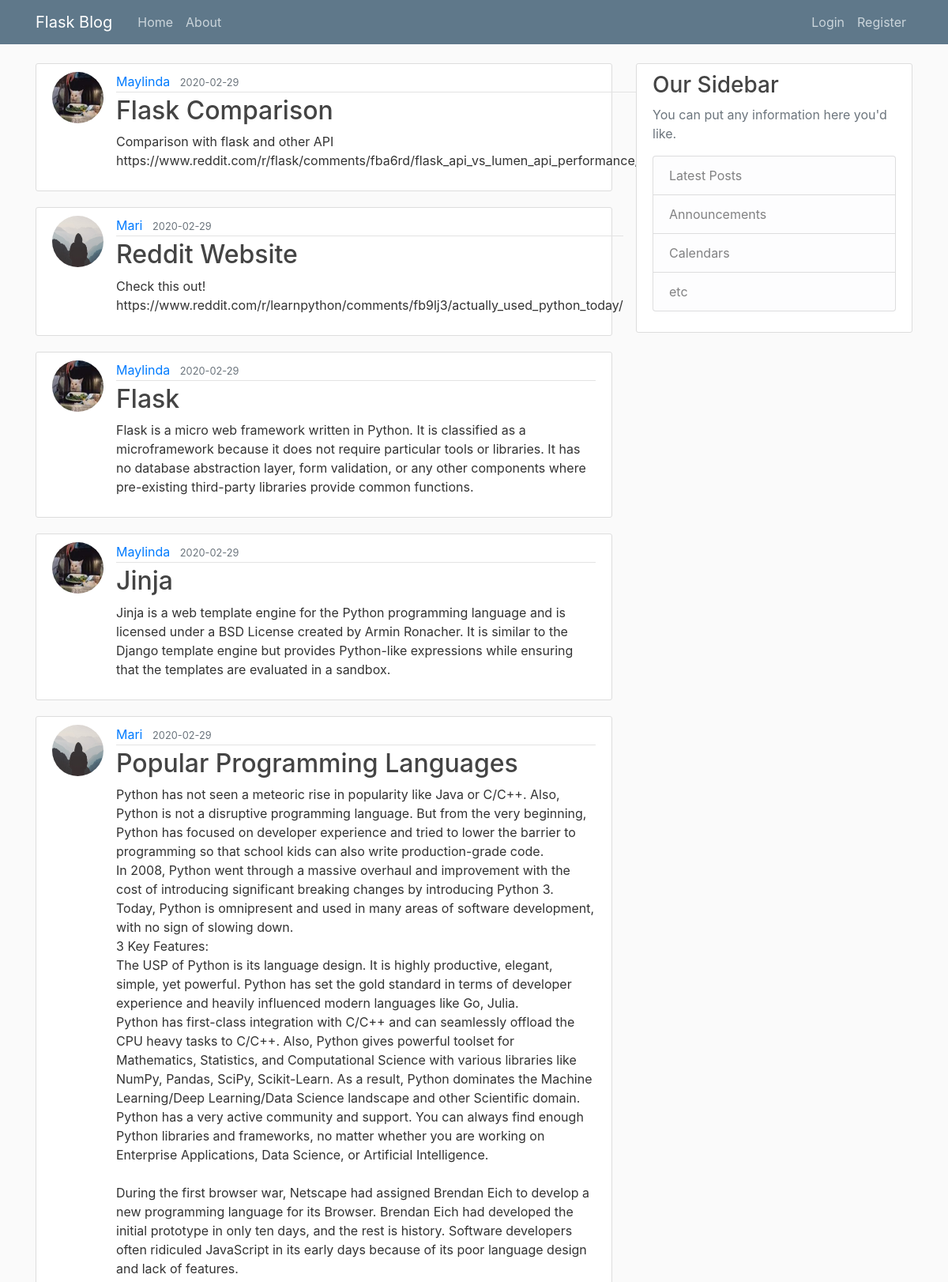
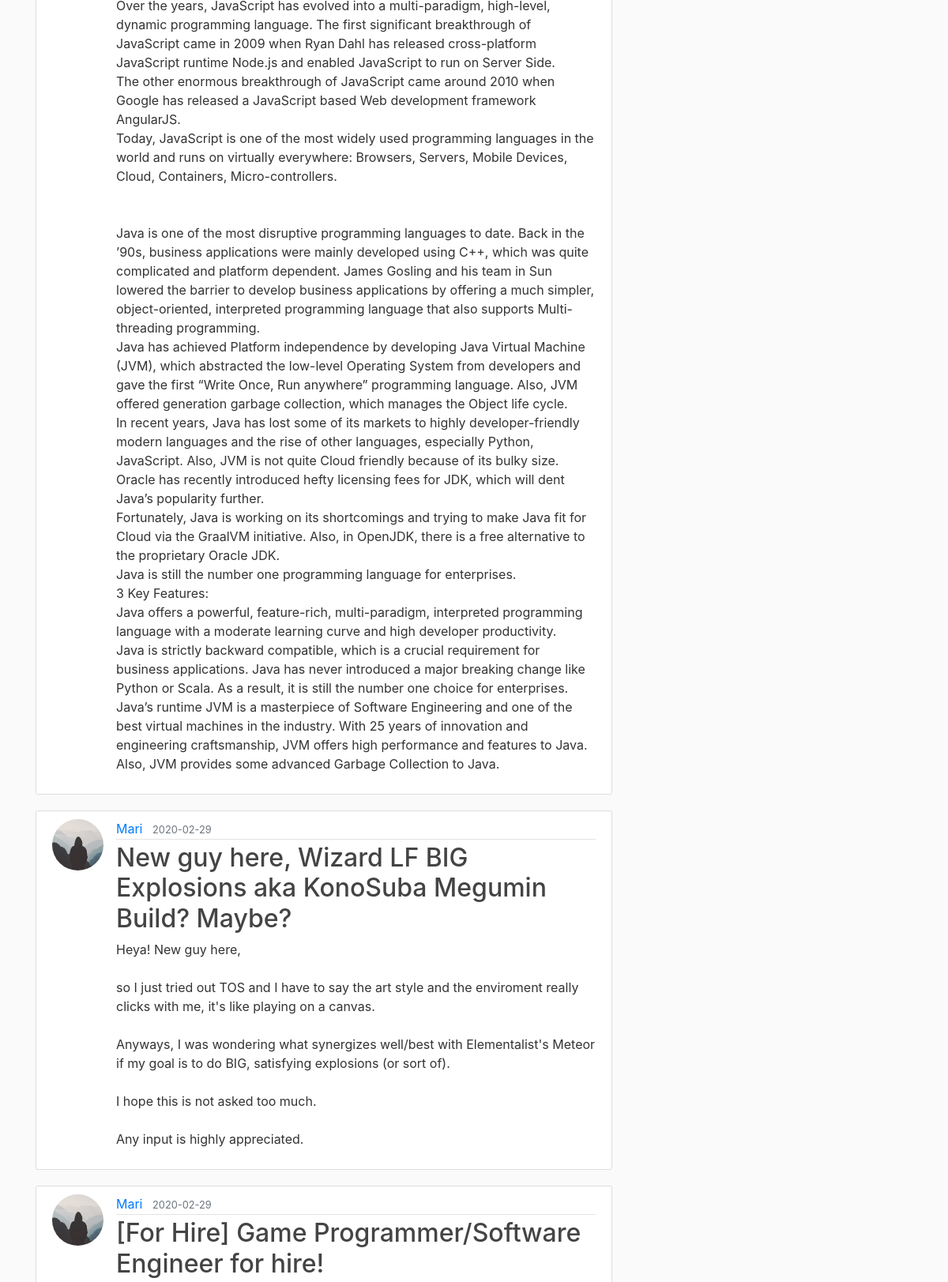
The page /home (upper part) on the database its author committed (2 pictures, top to bottom).
### flask_sample/models.py (models this page shows, shortened)
class Post(db.Model):
	id = db.Column(db.Integer, primary_key=True)
	title = db.Column(db.String(60), nullable=False)
	date_posted = db.Column(db.DateTime, nullable=False, default=datetime.datetime.utcnow)
	content = db.Column(db.Text, nullable=False)
	user_id = db.Column(db.Integer, db.ForeignKey('user.id'), nullable=False)

class User(db.Model, UserMixin):
	id = db.Column(db.Integer, primary_key='True')
	username = db.Column(db.String(20), unique=True, nullable=False)
	email = db.Column(db.String(120), unique=True, nullable=False)
	image_file = db.Column(db.String(20), nullable=False, default='default.jpg')
	password= db.Column(db.String(60), nullable=False)
	post = db.relationship('Post', backref='author', lazy=True) # for user_id in post (relationship)

### flask_sample/routes.py (the view)
@app.route('/')
@app.route('/home')
def home_page():
	posts = Post.query.all()
	return render_template('home.html', title = 'Homepage', posts = posts )

### flask_sample/templates/home.html
{% extends 'layout.html' %}
{% block webpage_content %}
	{% for post in posts %}
		<article class="media content-section">
			<img class="rounded-circle article-img"src="{{ url_for('static', filename='profile/' + post.author.image_file) }}">
		  <div class="media-body">
		    <div class="article-metadata">
		      <a class="mr-2" href="#">{{ post.author.username }}</a>
		      <small class="text-muted">{{ post.date_posted.strftime('%Y-%m-%d') }}</small>
		    </div>
		    <h2><a class="article-title" href="{{ url_for('post', post_id=post.id) }}">{{ post.title }}</a></h2>
		    <p class="article-content">{{ post.content }}</p>
		  </div>
		</article>
	{% endfor %}
{% endblock webpage_content %}

### flask_sample/static/main.css (style rules this page uses)
body { background: #fafafa; color: #333333; margin-top: 5rem; }
h1, h2, h3, h4, h5, h6 { color: #444444; }
.content-section { background: #ffffff; padding: 10px 20px; border: 1px solid #dddddd; border-radius: 3px; margin-bottom: 20px; }
.article-title { color: #444444; }
.article-content { white-space: pre-line; }
.article-img { height: 65px; width: 65px; margin-right: 16px; }
.article-metadata { padding-bottom: 1px; margin-bottom: 4px; border-bottom: 1px solid #e3e3e3 }

### rows shown on the page
Post: image_file (picture), author.username "Maylinda", date_posted "2020-02-29", title "Flask Comparison", content "Comparison with flask and other API https://www.reddit.com/r/flask/comments/fba6rd/flask_api_vs_lumen_api_performance/"
Post: image_file (placeholder picture), author.username "Mari", date_posted "2020-02-29", title "Reddit Website", content "Check this out! https://www.reddit.com/r/learnpython/comments/fb9lj3/actually_used_python_today/"
Post: image_file (picture), author.username "Maylinda", date_posted "2020-02-29", title "Flask", content "Flask is a micro web framework written in Python. It is classified as a microframework because it does not require particular tools or libraries. It has no database abstraction layer, form validation, or any other components where pre-existing third-party libraries provide common functions."
Post: image_file (picture), author.username "Maylinda", date_posted "2020-02-29", title "Jinja", content "Jinja is a web template engine for the Python programming language and is licensed under a BSD License created by Armin Ronacher. It is similar to the Django template engine but provides Python-like expressions while ensuring that the templates are evaluated in a sandbox."
Post: image_file (placeholder picture), author.username "Mari", date_posted "2020-02-29", title "Popular Programming Languages", content "Python has not seen a meteoric rise in popularity like Java or C/C++. Also, Python is not a disruptive programming language. But from the very beginning, Python has focused on developer experience and tried to lower the barrier to programming so that school kids can also write production-grade code. In 2008, Python went through a massive overhaul and improvement with the cost of introducing significant breaking changes by introducing Python 3. Today, Python is omnipresent and used in many areas of software development, with no sign of slowing down. 3 Key Features: The USP of Python is its language design. It is highly productive, elegant, simple, yet powerful. Python has set the gold…"
Post: image_file (placeholder picture), author.username "Mari", date_posted "2020-02-29", title "New guy here, Wizard LF BIG Explosions aka KonoSuba Megumin Build? Maybe?", content "Heya! New guy here, so I just tried out TOS and I have to say the art style and the enviroment really clicks with me, it's like playing on a canvas. Anyways, I was wondering what synergizes well/best with Elementalist's Meteor if my goal is to do BIG, satisfying explosions (or sort of). I hope this is not asked too much. Any input is highly appreciated."
Post: image_file (placeholder picture), author.username "Mari", date_posted "2020-02-29", title "[For Hire] Game Programmer/Software Engineer for hire!"
